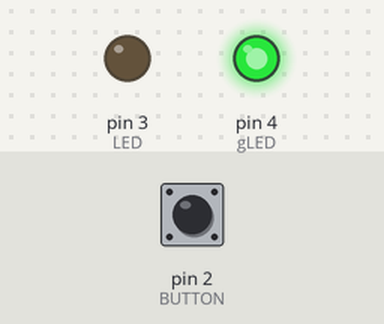
The sketch below on a simulated Arduino Uno, built with avr-gcc and run on an emulated ATmega328P. Parts: output pins drawn as LEDs (lit = HIGH). Inputs (shaded band) come from the test bench; at power-on: pin 2 (BUTTON) LOW.

Above: at 1.2 s.
1.3 s: pin 2 (BUTTON) pulled HIGH for 0.15 s
At 1.37 s:
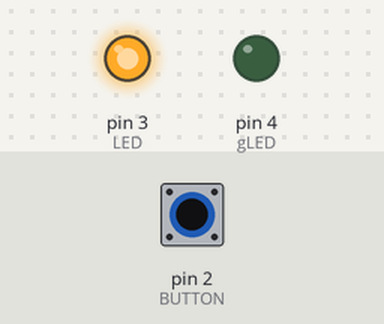
2.9 s: pin 2 (BUTTON) pulled HIGH for 3.2 s
At 6.7 s:
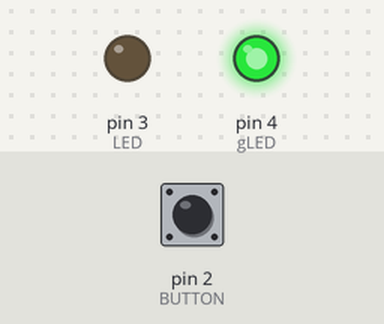
Timing chart, 0 to 8.2 s (numbered marks = the images above; inputs shaded):
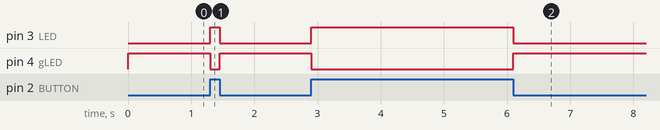

Measured:
- after the input at 1.3 s, pin 3 (LED): LOW → HIGH at once, → LOW 0.15 s later; pin 4 (gLED): HIGH → LOW at once, → HIGH 0.15 s later
- after the input at 2.9 s, pin 3 (LED): LOW → HIGH at once, → LOW 3.2 s later; pin 4 (gLED): HIGH → LOW at once, → HIGH 3.2 s later

The sketch:

on-off-LED.ino
```cpp
const int BUTTON = 2;     // Pushbutton Input to Pin No.2
const int LED =  3;		  // Output LED to Pin No. 3
const int gLED = 4;     // Output Green LED to Pin No. 4


int BUTTONState = 0;      // To store input status

void setup() {
  pinMode(LED, OUTPUT);    // Define LED pin as output.
  pinMode(gLED, OUTPUT);   // Define green LED pin as output.
  pinMode(BUTTON, INPUT);  // Define BUTTON pin as Input.
}


void loop(){
  BUTTONState = digitalRead(BUTTON); // Reading input from Button Pin.

  if (BUTTONState == HIGH) // Checking if Input from button is HIGH (1/+5V)
   {
     digitalWrite(LED, HIGH);  // If input is High make LED ON (HIGH/1/+5V)
     digitalWrite(gLED, LOW);  // If input is High make green LED OFF (HIGH/1/+5V)
  }
  else
  {
     digitalWrite(LED, LOW);  // For every other condition make LED OFF (0/GND/LOW)
     digitalWrite(gLED, HIGH);   // For every other condition make green LED ON (0/GND/LOW)
  }
}
```
